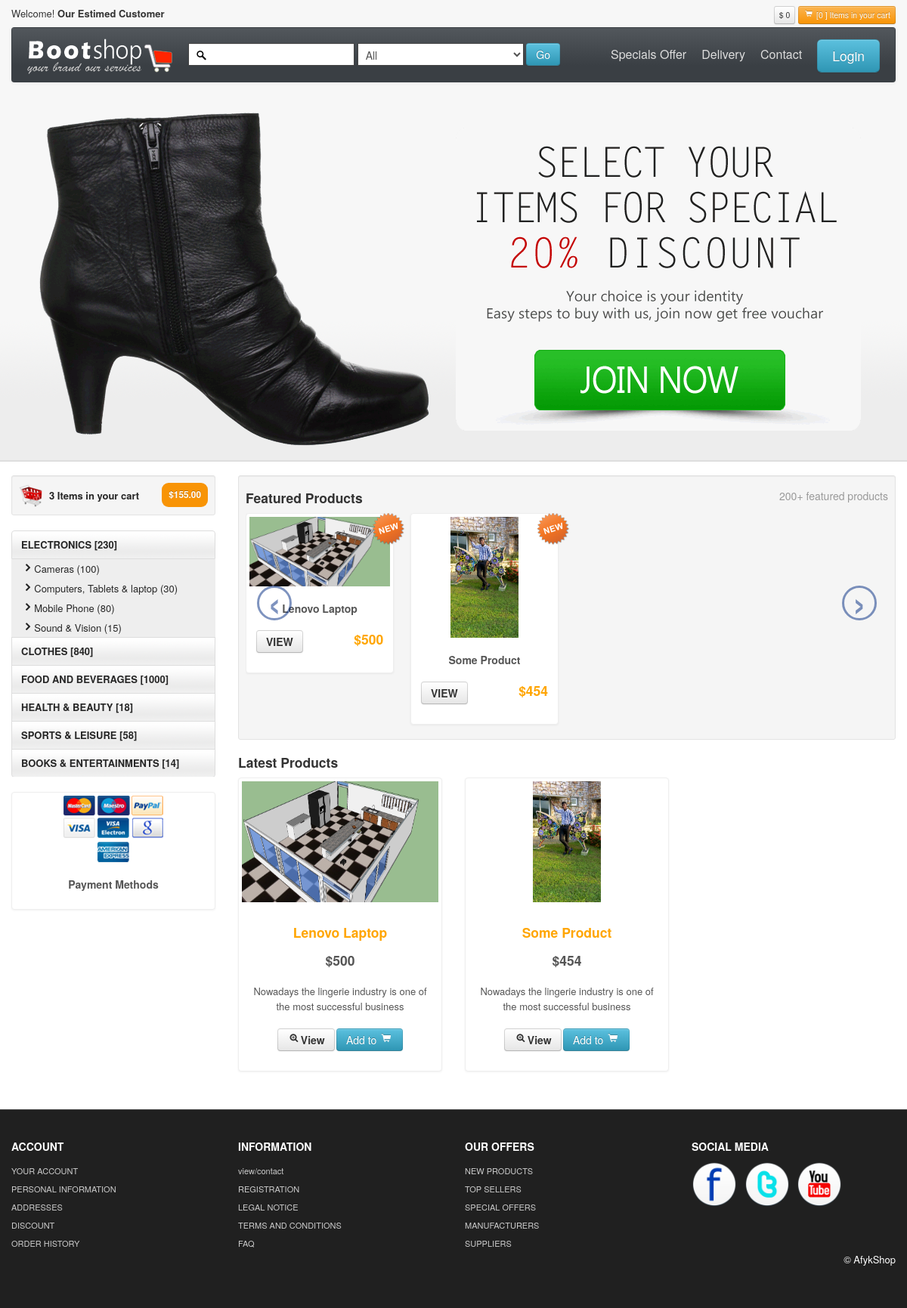
The page / on the database its author committed.
### tables this page shows
CREATE TABLE `products` (
  `product_id` int(11) NOT NULL,
  `product_cat` int(11) NOT NULL,
  `product_brand` int(11) NOT NULL,
  `product_title` varchar(255) NOT NULL,
  `product_price` int(11) NOT NULL,
  `product_desc` text NOT NULL,
  `product_image` text NOT NULL,
  `product_keywords` text NOT NULL
);

### controller/shoppingCartController.php (called while the page is built, shortened)
<?php
require_once((dirname(__FILE__)).'/../model/shopncartclass.php');
function getTotalItemsInCart(){
    $ip_add = get_client_ip();
    $cartObj = new ShoppingCart();
    $response = $cartObj->getCartItemQty($ip_add);
    if($response){
        $row = $cartObj->getRow();
        return ($row != null) ? $row : "0";
    }  else{
        return "0";
    }
}
function getTotalItemAmountInCart(){
    $ip_add = get_client_ip();
    $cartObj = new ShoppingCart();
    $response = $cartObj->getCartItemsAmount($ip_add);
    if($response){
        $row = $cartObj->fetch();
        return ($row['amount'] != null) ? $row['amount'] : "0";
    }  else{
        return "0";
    }
}
function get_client_ip() {
    $ipaddress = '';
    if (isset($_SERVER['HTTP_CLIENT_IP']))
        $ipaddress = $_SERVER['HTTP_CLIENT_IP'];
    else if(isset($_SERVER['HTTP_X_FORWARDED_FOR']))
        $ipaddress = $_SERVER['HTTP_X_FORWARDED_FOR'];
    else if(isset($_SERVER['HTTP_X_FORWARDED']))
        $ipaddress = $_SERVER['HTTP_X_FORWARDED'];
    else if(isset($_SERVER['HTTP_FORWARDED_FOR']))
        $ipaddress = $_SERVER['HTTP_FORWARDED_FOR'];
    else if(isset($_SERVER['HTTP_FORWARDED']))
        $ipaddress = $_SERVER['HTTP_FORWARDED'];
    else if(isset($_SERVER['REMOTE_ADDR']))
        $ipaddress = $_SERVER['REMOTE_ADDR'];
    else
        $ipaddress = 'UNKNOWN';
    return $ipaddress;
}
 ?>

### model/shopncartclass.php (called while the page is built, shortened)
<?php
require_once((dirname(__FILE__)).'/../database/dbconnectclass.php');
class ShoppingCart extends Dbconnection
{
	function getCartItemQty($ip_address){
		$sql = "SELECT * FROM cart WHERE ip_add='$ip_address'";
		return $this->query($sql);
	}
	function getCartItemsAmount($ip_address){
		$sql = "SELECT SUM(product_price * qty) AS amount FROM products AS p JOIN cart AS c ON p.product_id = c.p_id AND c.ip_add = '$ip_address'";
		return $this->query($sql);
	}
}
 ?>

### database/dbconnectclass.php (called while the page is built, shortened)
<?php
class Dbconnection
{
	private $conn;
	private $result;
public function getConnection(){
$this->conn = mysqli_connect(HOST, USERNAME, PASSWORD, DBNAME);
	if (mysqli_connect_errno()) {
		return false;
	}
	else{
		return true;
	}
}
public function query($sql){
    if(!$this->getConnection()) {
        return false;
    }
    else{
    	$this->result = mysqli_query($this->conn, $sql);
        if(mysqli_affected_rows($this->conn) > 0){
         return true;
        }
        else{
            return false;
        }
    }
}
public function fetch(){
    if ($this->result == false) {
    	return false;
    }
    else {
    return mysqli_fetch_assoc($this->result);
    }
}
}
?>

### model/productclass.php (called while the page is built, shortened)
<?php
require_once((dirname(__FILE__)).'/../database/dbconnectclass.php');
class ProductClass extends Dbconnection
{
	function getProducts(){
		$sql = 'SELECT * FROM products ORDER BY RAND()';
		return $this->query($sql);
	}
	function getFeaturedProducts(){
		$sql = 'SELECT * FROM products ORDER BY RAND() LIMIT 4';
		return $this->query($sql);
	}
}
 ?>

### controller/productcontroller.php (the view, shortened to what this page needs)
 <?php
require_once((dirname(__FILE__)).'/../model/productclass.php');
function displayProductsGridView($which_ui){
    $prod_obj = new ProductClass();
    $products = $prod_obj->getProducts();
    if($products){
        while ($product = $prod_obj->fetch()) {
            if($which_ui == 1){
                $prod_image = substr($product["product_image"], 1);
                $viewPage = './view/product_details';
            } else{
                $prod_image = $product["product_image"];
                $viewPage = "product_details";
            }
            $prod_id = $product["product_id"];
            $prod_title = $product["product_title"];
            $prod_price = $product["product_price"];
            $prod_desc = $product["product_desc"];
            echo '
            <li class="span3">
              <div class="thumbnail">
                <a href="'.$viewPage.'.php">
                <img src="'.$prod_image.'" alt="'.$prod_title.'" class="img-responsive" style="height: 160px"/>
                </a>
                <div class="caption">
                  <h4 style="color:orange; text-align:center">'.$prod_title.'</h4>
                  <h4 style="text-align:center; margin-top: -15px">$'.$prod_price.'</h4>
                  <p>
                    '.substr($prod_desc, 0, 70).'
                  </p>
                   <h4 style="text-align:center">
                   <a style="margin-right: 1%" class="btn" href="'.$viewPage.'.php">
                   <i class="icon-zoom-in"></i>View
                   </a>';
                   if($which_ui == 1){
                        echo '<button type= "button" value = "'.$prod_id.'" class="btn btn-info" onclick="addItemToCartIndex(this.value, 1)">Add to <i class="icon-shopping-cart"></i></button>';
                    } else{
                        echo '<button type= "button" value = "'.$prod_id.'" class="btn btn-info" onclick="addItemToCart(this.value, 1)">Add to <i class="icon-shopping-cart"></i></button>';
                        }
                        echo '
                   </h4>
                </div>
              </div>
            </li>
            ';
        }
    }
}
function displayFeaturedProducts(){
    $prod_obj = new ProductClass();
    $products = $prod_obj->getFeaturedProducts();
    if($products){
        while ($product = $prod_obj->fetch()) {
            $prod_image = substr($product["product_image"], 1);
            $prod_title = $product["product_title"];
            $prod_price = $product["product_price"];
            echo '
                <li class="span3">
                  <div class="thumbnail">
                  <i class="tag"></i>
                    <a href="view/product_details.php"><img src="'.$prod_image.'" alt="'.$prod_title.'"></a>
                    <div class="caption">
                      <h5>'.$prod_title.'</h5>
                      <h4><a class="btn" href="view/product_details.php">VIEW</a> <span class="pull-right" style="color:orange">$'.$prod_price.'</span></h4>
                    </div>
                  </div>
                </li>';
            }
    }
}
 ?>

### index.php (shortened to what this page needs)
<!DOCTYPE html>
<html lang="en">
  <head>
    <link id="callCss" rel="stylesheet" href="themes/bootshop/bootstrap.min.css" media="screen"/>
    <link href="themes/css/base.css" rel="stylesheet" media="screen"/>
	<link href="themes/css/bootstrap-responsive.min.css" rel="stylesheet"/>
	<link href="themes/css/font-awesome.css" rel="stylesheet" type="text/css">
	<link href="js/google-code-prettify/prettify.css" rel="stylesheet"/>
  </head>
<body>
	<?php require_once('./controller/productcontroller.php');
		require_once('./controller/shoppingCartController.php');  ?>
<div id="header">
<div class="container">
<div id="welcomeLine" class="row">
	<div class="span6">Welcome!<strong> Our Estimed Customer</strong></div>
	<div class="span6">
	<div class="pull-right">
		<span class="btn btn-mini">$ <?php echo getTotalItemAmountInCart(); ?></span>
		<a href="view/product_summary.php"><span class="btn btn-mini btn-warning"><i class="icon-shopping-cart icon-white"></i> [<?php echo getTotalItemsInCart(); ?> ] Items in your cart </span> </a>
	</div>
	</div>
</div>
<div id="logoArea" class="navbar">
  <div class="navbar-inner">
    <a class="brand" href="index.php"><img src="themes/images/logo.png" alt="Bootsshop"/></a>
		<form class="form-inline navbar-search" method="post" action="view/products.php" >
		<input id="srchFld" class="srchTxt" type="text" />
		  <select class="srchTxt">
			<option>All</option>
		</select>
		  <button type="submit" id="submitButton" class="btn btn-info">Go</button>
    </form>
    <ul id="topMenu" class="nav pull-right">
	 <li class=""><a href="special_offer.php">Specials Offer</a></li>
	 <li class=""><a href="view/normal.php">Delivery</a></li>
	 <li class=""><a href="view/contact.php">Contact</a></li>
	 <li class="">
	 <a href="#view/login" role="button" data-toggle="modal" data-target="#loginModal" style="padding-right:0"><span class="btn btn-large btn-info">Login</span></a>
	</li>
    </ul>
  </div>
</div>
</div>
</div>
<div id="carouselBlk">
	<div id="myCarousel" class="carousel slide">
		<div class="carousel-inner">
		  <div class="item active">
		  <div class="container">
			<a href="view/register.php"><img style="width:100%" src="themes/images/carousel/1.png" alt="special offers"/></a>
		  </div>
		  </div>
		</div>
	  </div>
</div>
<div id="mainBody">
	<div class="container">
	<div class="row">
	<div id="sidebar" class="span3">
		<div class="well well-small"><a id="myCart" href="view/product_summary.php"><img src="themes/images/ico-cart.png" alt="cart">3 Items in your cart  <span class="badge badge-warning pull-right">$155.00</span></a></div>
		<ul id="sideManu" class="nav nav-tabs nav-stacked">
			<li class="subMenu open"><a> ELECTRONICS [230]</a>
				<ul>
				<li><a class="active" href="view/products.php"><i class="icon-chevron-right"></i>Cameras (100) </a></li>
				<li><a href="view/products.php"><i class="icon-chevron-right"></i>Computers, Tablets & laptop (30)</a></li>
				<li><a href="view/products.php"><i class="icon-chevron-right"></i>Mobile Phone (80)</a></li>
				<li><a href="view/products.php"><i class="icon-chevron-right"></i>Sound & Vision (15)</a></li>
				</ul>
			</li>
			<li class="subMenu"><a> CLOTHES [840] </a>
			</li>
			<li class="subMenu"><a>FOOD AND BEVERAGES [1000]</a>
			</li>
			<li><a href="view/products.php">HEALTH & BEAUTY [18]</a></li>
			<li><a href="view/products.php">SPORTS & LEISURE [58]</a></li>
			<li><a href="view/products.php">BOOKS & ENTERTAINMENTS [14]</a></li>
		</ul>
		<br/>
			<div class="thumbnail">
				<img src="themes/images/payment_methods.png" title="Bootshop Payment Methods" alt="Payments Methods">
				<div class="caption">
				  <h5>Payment Methods</h5>
				</div>
			  </div>
	</div>
		<div class="span9">
			<div class="well well-small">
			<h4>Featured Products <small class="pull-right">200+ featured products</small></h4>
			<div class="row-fluid">
			<div id="featured" class="carousel slide">
			<div class="carousel-inner">
			  <div class="item active">
			  <ul class="thumbnails">
			  	<?php displayFeaturedProducts(); ?>
			  </ul>
			  </div>
			  </div>
			  <a class="left carousel-control" href="#featured" data-slide="prev">‹</a>
			  <a class="right carousel-control" href="#featured" data-slide="next">›</a>
			  </div>
			  </div>
			</div>
		<h4>Latest Products </h4>
			  <ul class="thumbnails">
			  	<?php displayProductsGridView(1); ?>
			  </ul>
		</div>
		</div>
	</div>
</div>
	<div  id="footerSection">
	<div class="container">
		<div class="row">
			<div class="span3">
				<h5>ACCOUNT</h5>
				<a href="view/login.php">YOUR ACCOUNT</a>
				<a href="view/login.php">PERSONAL INFORMATION</a>
				<a href="view/login.php">ADDRESSES</a>
				<a href="view/login.php">DISCOUNT</a>
				<a href="view/login.php">ORDER HISTORY</a>
			 </div>
			<div class="span3">
				<h5>INFORMATION</h5>
				<a href="view/contact.php">view/contact</a>
				<a href="view/register.php">REGISTRATION</a>
				<a href="legal_notice.php">LEGAL NOTICE</a>
				<a href="tac.php">TERMS AND CONDITIONS</a>
				<a href="faq.php">FAQ</a>
			 </div>
			<div class="span3">
				<h5>OUR OFFERS</h5>
				<a href="#">NEW PRODUCTS</a>
				<a href="#">TOP SELLERS</a>
				<a href="special_offer.php">SPECIAL OFFERS</a>
				<a href="#">MANUFACTURERS</a>
				<a href="#">SUPPLIERS</a>
			 </div>
			<div id="socialMedia" class="span3 pull-right">
				<h5>SOCIAL MEDIA </h5>
				<a href="#"><img width="60" height="60" src="themes/images/facebook.png" title="facebook" alt="facebook"/></a>
				<a href="#"><img width="60" height="60" src="themes/images/twitter.png" title="twitter" alt="twitter"/></a>
				<a href="#"><img width="60" height="60" src="themes/images/youtube.png" title="youtube" alt="youtube"/></a>
			 </div>
		 </div>
		<p class="pull-right">&copy; AfykShop</p>
	</div>
	</div>
</body>
</html>

### themes/css/base.css (style rules this page uses)
#mainBody { border-top:2px solid #dedede; padding-top: 18px; }
#carouselBlk,#header { background: url(../images/headerRepeat.png) repeat-x 0 0 #f7f7f7; }
#srchFld { background: url(../images/search.png) no-repeat 4px center #fff; }
.tag { background:url(../images/new.png) no-repeat 0 0; position: absolute; display:block; top: -4px;right: -18px; height:48px; width:48px; }
#logoArea, #logoArea a { line-height:49px; }
#logoArea .btn, #logoArea .btn-group { margin-top: 0; }
#welcomeLine { padding: 8px 0 4px }
#myCart img { float:left; margin-right:8px; }
#myCart .badge { padding: 9px; }
#myCart { font-size: 13px;font-weight: bold; line-height: 33px; }
#sidebar ul ul li a { font-size:12px; }
#sidebar ul { list-style: none;padding: 0;margin: 0;width: 100%; }
#sidebar li a { font-weight:bold; background:url(../images/tabRepeatInactive.png) repeat-x 0 0; color:#262626; }
#sidebar ul li li a { background:#eee; padding-left:14px;font-weight:normal;display:block; font-size:13px; line-height:26px; }
.thumbnail>a { display:block; text-align:center }
.thumbnail h5,.thumbnail p { text-align:center }
#myCarousel { text-align:center; margin-bottom:0 }
#footerSection { background: #202020;color: white;padding: 28px 0 44px;margin-top: 20px;border-top: 1px solid #444; }
#footerSection a { color:#ccc; font-size:11px; padding:0; line-height:24px; display:block; }
#footerSection #socialMedia a { min-width:25px; display:inline; margin-right:6px; text-align:center; line-height:1.5em; }
#socialMedia img { max-width:60px; }
.navbar-search .srchTxt { border-radius: 0;border: 1px solid #444; }
[class^="icon-"], [class*=" icon-"] { background-image: none; }
.navbar .nav > li > a { padding:10px;color: #DDD;text-shadow: none;font-size: 16px; }
#logoArea, #logoArea a { outline:none; }
.navbar .nav.pull-right, #sideManu { overflow:hidden; }
.navbar-search { margin-top: 8px; }

### rows shown on the page
products: product_image (picture), product_title "Lenovo Laptop", product_price "500", product_desc "Nowadays the lingerie industry is one of the most successful business", $prod_id 53 (drawn)
products: product_image (picture), product_title "Some Product", product_price "454", product_desc "Nowadays the lingerie industry is one of the most successful business", $prod_id 52 (drawn)

### other values the page prints
getTotalItemAmountInCart() "0"
getTotalItemsInCart() "0"
